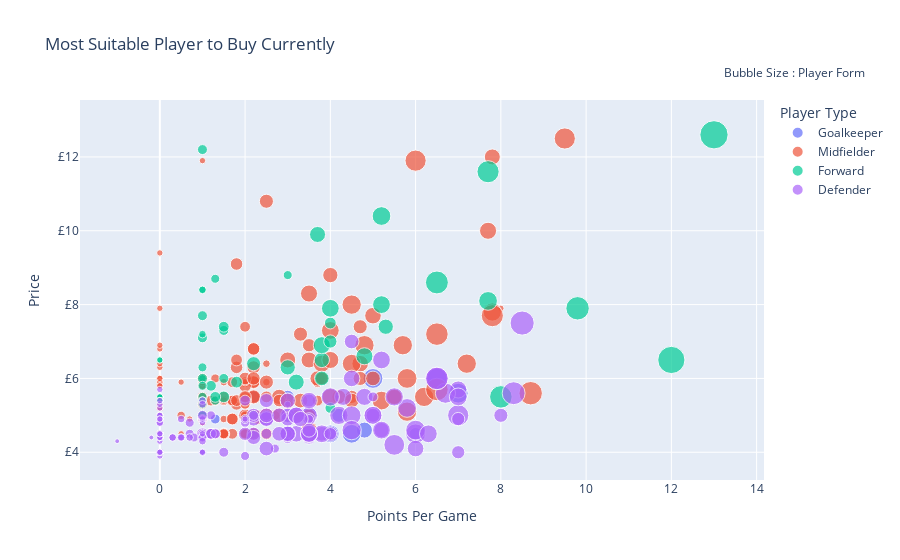

The code cell stored with this chart in its notebook:
### Markdown cell above
#### Most Suitable Player to Buy Currently
[Move to top](#Fantasy-Premier-League---Player-Selector)

### Code cell
cf.go_offline()

df = players_details[['form','points_per_game','now_cost','team_name','singular_name','first_name','web_name']]
df["now_cost"] = df["now_cost"]/10
df.points_per_game = pd.to_numeric(df.points_per_game)
df.rename(columns = {'singular_name' : "Player Type"}, inplace = True)
df["name"] = df["first_name"] + ' ' + df["web_name"]
fig = px.scatter(df, x='points_per_game', 
                 y='now_cost',  
                 size = (players_details["form"].astype(float).values + abs(players_details["form"].astype(float).values.min()))*1.5, 
                 hover_name = "name",
                 hover_data= ["team_name"],
                 color ="Player Type",
                 title = "Most Suitable Player to Buy Currently"
                )
fig['layout']['yaxis'].update({'title': 'Price', 'tickprefix': '£'})
fig['layout']['xaxis'].update({'title': 'Points Per Game'})
fig.update_layout(
    showlegend=True,
    annotations=[
        dict(
            x=1.15,
            y=1.10,
            xref="paper",
            yref="paper",
            showarrow=False,
            text="Bubble Size : Player Form"
        )
    ]
)

fig.show()

### Figure 1 — Plotly figure (JSON) as saved in the notebook; plotly's stock layout.template omitted (floating-point values rounded to 4 significant figures; data arrays with more than 128 entries replaced by an {"elided": "..."} marker saying what was removed)
{"data": [{"customdata": [["Arsenal"], ["Arsenal"], ["Arsenal"], ["Arsenal"], ["Arsenal"], ["Aston Villa"], ["Aston Villa"], ["Aston Villa"], ["Brentford"], ["Brentford"], ["Brentford"], ["Brentford"], ["Brighton"], ["Brighton"], ["Brighton"], ["Brighton"], ["Burnley"], ["Burnley"], ["Burnley"], ["Burnley"], ["Chelsea"], ["Chelsea"], ["Crystal Palace"], ["Crystal Palace"], ["Crystal Palace"], ["Everton"], ["Everton"], ["Everton"], ["Everton"], ["Leicester"], ["Leicester"], ["Leicester"], ["Leeds"], ["Leeds"], ["Leeds"], ["Liverpool"], ["Liverpool"], ["Liverpool"], ["Man City"], ["Man City"], ["Man City"], ["Man Utd"], ["Man Utd"], ["Man Utd"], ["Newcastle"], ["Newcastle"], ["Newcastle"], ["Newcastle"], ["Norwich"], ["Norwich"], ["Norwich"], ["Southampton"], ["Southampton"], ["Spurs"], ["Spurs"], ["Spurs"], ["Watford"], ["Watford"], ["Watford"], ["West Ham"], ["West Ham"], ["West Ham"], ["Wolves"], ["Wolves"], ["Wolves"], ["Wolves"]], "hovertemplate": "<b>%{hovertext}</b><br><br>Player Type=Goalkeeper<br>points_per_game=%{x}<br>now_cost=%{y}<br>size=%{marker.size}<br>team_name=%{customdata[0]}<extra></extra>", "hovertext": ["Bernd Leno", "Rúnar Alex Rúnarsson", "Karl Hein", "Aaron Ramsdale", "Arthur Okonkwo", "Jed Steer", "Emiliano Martínez", "Viljami Sinisalo", "David Raya", "Ellery Balcombe", "Patrik Gunnarsson", "Álvaro Fernández", "Jason Steele", "Mathew Ryan", "Robert Sánchez", "Kjell Scherpen", "Nick Pope", "Will Norris", "Bailey Peacock-Farrell", "Wayne Hennessey", "Kepa Arrizabalaga", "Edouard Mendy", "Vicente Guaita", "Jack Butland", "Remi Matthews", "Jordan Pickford", "João Virgínia", "Asmir Begović", "Andy Lonergan", "Kasper Schmeichel", "Danny Ward", "Eldin Jakupovic", "Francisco Casilla", "Illan Meslier", "Kristoffer Klaesson", "Adrián Adrián", "Alisson Alisson", "Caoimhin Kelleher", "Ederson Ederson", "Zack Steffen", "Scott Carson", "David de Gea", "Dean Henderson", "Tom Heaton", "Karl Darlow", "Martin Dubravka", "Freddie Woodman", "Mark Gillespie", "Michael McGovern", "Tim Krul", "Angus Gunn", "Fraser Forster", "Alex McCarthy", "Joe Hart", "Hugo Lloris", "Pierluigi Gollini", "Ben Foster", "Daniel Bachmann", "Robert Elliot", "Darren Randolph", "Lukasz Fabianski", "Alphonse Areola", "Rui Pedro Patrício", "Andreas Söndergaard", "John Ruddy", "José Sá"], "legendgroup": "Goalkeeper", "marker": {"color": "#636efa", "size": [2.55, 1.05, 1.05, 4.05, 1.05, 1.5, 4.5, 1.05, 6.6, 1.05, 1.05, 1.05, 1.05, 1.05, 8.1, 1.05, 4.5, 1.05, 1.05, 1.05, 1.05, 11.1, 9.0, 1.05, 1.05, 6.0, 1.05, 1.05, 1.05, 5.1, 1.05, 1.05, 1.05, 4.5, 1.05, 1.05, 10.5, 1.05, 10.05, 1.05, 1.05, 7.05, 1.05, 1.05, 1.05, 1.05, 2.55, 1.05, 1.05, 2.1, 1.05, 1.05, 6.0, 1.05, 10.05, 1.05, 1.05, 4.5, 1.05, 1.05, 5.55, 1.05, 1.05, 1.05, 1.05, 6.6], "sizemode": "area", "sizeref": 0.05137, "symbol": "circle"}, "mode": "markers", "name": "Goalkeeper", "orientation": "v", "showlegend": true, "type": "scatter", "x": [1.3, 0.0, 0.0, 6.0, 0.0, 1.0, 3.0, 0.0, 4.8, 0.0, 0.0, 0.0, 0.0, 0.0, 4.0, 0.0, 2.2, 0.0, 0.0, 0.0, 0.0, 6.5, 4.5, 0.0, 0.0, 3.0, 0.0, 0.0, 0.0, 4.2, 0.0, 0.0, 0.0, 2.0, 0.0, 0.0, 6.5, 0.0, 5.0, 0.0, 0.0, 3.5, 0.0, 0.0, 0.0, 0.0, 2.2, 0.0, 0.0, 1.0, 0.0, 0.0, 3.0, 0.0, 7.0, 0.0, 0.0, 2.0, 0.0, 0.0, 2.5, 0.0, 0.0, 0.0, 0.0, 3.5], "xaxis": "x", "y": [4.9, 4.0, 4.0, 4.5, 4.0, 4.0, 5.5, 4.0, 4.6, 4.0, 4.0, 4.5, 4.0, 4.5, 4.5, 4.5, 5.5, 4.5, 4.5, 4.5, 4.9, 6.0, 4.5, 4.5, 4.0, 5.0, 4.0, 4.0, 4.0, 5.0, 4.0, 4.0, 4.5, 5.0, 4.5, 4.5, 6.0, 4.5, 6.0, 4.5, 4.0, 5.0, 4.9, 4.0, 4.5, 4.5, 4.5, 4.0, 4.0, 4.5, 4.0, 4.5, 4.5, 4.5, 5.6, 4.4, 4.0, 4.5, 4.0, 4.5, 5.0, 4.9, 5.0, 4.0, 4.5, 5.0], "yaxis": "y"}, {"customdata": {"elided": "246x1 str values"}, "hovertemplate": "<b>%{hovertext}</b><br><br>Player Type=Midfielder<br>points_per_game=%{x}<br>now_cost=%{y}<br>size=%{marker.size}<br>team_name=%{customdata[0]}<extra></extra>", "hovertext": {"elided": "246 str values"}, "legendgroup": "Midfielder", "marker": {"color": "#EF553B", "size": {"elided": "246 float values"}, "sizemode": "area", "sizeref": 0.05137, "symbol": "circle"}, "mode": "markers", "name": "Midfielder", "orientation": "v", "showlegend": true, "type": "scatter", "x": {"elided": "246 float values"}, "xaxis": "x", "y": {"elided": "246 float values"}, "yaxis": "y"}, {"customdata": [["Arsenal"], ["Arsenal"], ["Arsenal"], ["Arsenal"], ["Aston Villa"], ["Aston Villa"], ["Aston Villa"], ["Aston Villa"], ["Aston Villa"], ["Aston Villa"], ["Brentford"], ["Brentford"], ["Brentford"], ["Brighton"], ["Brighton"], ["Brighton"], ["Brighton"], ["Brighton"], ["Brighton"], ["Burnley"], ["Burnley"], ["Burnley"], ["Burnley"], ["Burnley"], ["Chelsea"], ["Chelsea"], ["Chelsea"], ["Chelsea"], ["Chelsea"], ["Crystal Palace"], ["Crystal Palace"], ["Crystal Palace"], ["Crystal Palace"], ["Crystal Palace"], ["Everton"], ["Everton"], ["Everton"], ["Everton"], ["Everton"], ["Leicester"], ["Leicester"], ["Leicester"], ["Leeds"], ["Leeds"], ["Leeds"], ["Leeds"], ["Liverpool"], ["Liverpool"], ["Man City"], ["Man Utd"], ["Man Utd"], ["Man Utd"], ["Newcastle"], ["Newcastle"], ["Newcastle"], ["Newcastle"], ["Norwich"], ["Norwich"], ["Norwich"], ["Norwich"], ["Southampton"], ["Southampton"], ["Southampton"], ["Southampton"], ["Southampton"], ["Southampton"], ["Spurs"], ["Spurs"], ["Watford"], ["Watford"], ["Watford"], ["Watford"], ["Watford"], ["Watford"], ["Watford"], ["Watford"], ["Watford"], ["Watford"], ["West Ham"], ["Wolves"], ["Wolves"], ["Wolves"], ["Wolves"]], "hovertemplate": "<b>%{hovertext}</b><br><br>Player Type=Forward<br>points_per_game=%{x}<br>now_cost=%{y}<br>size=%{marker.size}<br>team_name=%{customdata[0]}<extra></extra>", "hovertext": ["Pierre-Emerick Aubameyang", "Alexandre Lacazette", "Edward Nketiah", "Folarin Balogun", "Ollie Watkins", "Wesley Wesley", "Mbwana Ally Samatta", "Keinan Davis", "Danny Ings", "Cameron Archer", "Ivan Toney", "Marcus Forss", "Halil Dervişoğlu", "Neal Maupay", "Aaron Connolly", "Danny Welbeck", "Florin Andone", "Andi Zeqiri", "Jürgen Locadia", "Jay Rodriguez", "Ashley Barnes", "Chris Wood", "Matej Vydra", "Lewis Richardson", "Olivier Giroud", "Michy Batshuayi", "Timo Werner", "Tammy Abraham", "Romelu Lukaku", "Christian Benteke", "Jordan Ayew", "Jean-Philippe Mateta", "Robert Street", "Odsonne Edouard", "Dominic Calvert-Lewin", "Richarlison Richarlison", "Nathan Broadhead", "Moise Kean", "Salomón Rondón", "Jamie Vardy", "Kelechi Iheanacho", "Patson Daka", "Rodrigo Rodrigo", "Patrick Bamford", "Sam Greenwood", "Joe Gelhardt", "Roberto Firmino", "Divock Origi", "Gabriel Fernando Jesus", "Edinson Cavani", "Anthony Martial", "Cristiano Ronaldo Ronaldo", "Callum Wilson", "Dwight Gayle", "Allan Saint-Maximin", "Joelinton Cássio Joelinton", "Teemu Pukki", "Jordan Hugill", "Adam Idah", "Joshua Sargent", "Daniel Nlundulu", "Che Adams", "Michael Obafemi", "Armando Broja", "Shane Long", "Adam A.Armstrong", "Harry Kane", "Dane Scarlett", "Troy Deeney", "Andre Gray", "Stipe Perica", "Isaac Success", "Ashley Fletcher", "João Pedro João Pedro", "Emmanuel Dennis", "Joshua King", "Adedapo Mebude", "Juan Camilo Cucho", "Michail Antonio", "Raúl Jiménez", "Fabio Fabio Silva", "Patrick Cutrone", "Hee-Chan Hwang"], "legendgroup": "Forward", "marker": {"color": "#00cc96", "size": [6.6, 1.5, 1.05, 1.5, 2.55, 1.5, 1.05, 1.05, 8.1, 1.05, 6.0, 1.05, 1.05, 6.0, 1.5, 2.55, 1.05, 1.05, 1.05, 2.1, 3.6, 7.5, 2.1, 1.05, 1.05, 1.05, 2.1, 1.05, 12.6, 5.1, 3.6, 1.05, 1.05, 19.05, 9.0, 3.6, 1.05, 1.5, 2.55, 9.0, 2.55, 1.5, 2.1, 8.1, 1.05, 1.05, 2.1, 1.05, 13.5, 1.5, 2.55, 20.55, 6.0, 1.05, 7.5, 3.0, 6.6, 1.05, 2.1, 2.1, 1.05, 4.5, 1.05, 2.1, 1.05, 5.55, 2.55, 1.05, 1.5, 1.05, 1.05, 1.05, 1.05, 1.05, 3.0, 3.0, 1.05, 2.55, 14.1, 3.0, 2.1, 1.05, 13.05], "sizemode": "area", "sizeref": 0.05137, "symbol": "circle"}, "mode": "markers", "name": "Forward", "orientation": "v", "showlegend": true, "type": "scatter", "x": [3.7, 1.0, 0.0, 1.0, 1.5, 1.0, 0.0, 0.0, 5.2, 0.0, 3.0, 1.0, 0.0, 3.8, 1.0, 1.5, 0.0, 0.0, 0.0, 1.3, 1.5, 3.8, 1.0, 0.0, 0.0, 0.0, 1.3, 0.0, 7.7, 2.2, 1.8, 1.0, 0.0, 12.0, 7.7, 4.0, 0.0, 1.0, 1.0, 5.2, 1.0, 1.0, 1.0, 4.0, 0.0, 0.0, 3.0, 0.0, 6.5, 1.0, 1.0, 13.0, 5.3, 0.0, 4.8, 1.2, 3.2, 0.0, 1.0, 1.0, 0.0, 4.0, 0.0, 1.0, 0.0, 3.8, 1.0, 0.0, 1.0, 0.0, 0.0, 0.0, 0.0, 0.0, 4.0, 1.3, 0.0, 2.2, 9.8, 1.5, 1.0, 0.0, 8.0], "xaxis": "x", "y": [9.9, 8.4, 5.4, 4.9, 7.3, 5.4, 5.5, 4.5, 8.0, 4.5, 6.3, 5.4, 5.4, 6.5, 5.4, 6.0, 5.0, 4.5, 4.5, 5.4, 5.5, 6.9, 5.3, 4.5, 6.5, 5.5, 8.7, 6.5, 11.6, 6.4, 5.9, 5.4, 4.5, 6.5, 8.1, 7.5, 4.5, 6.0, 6.0, 10.4, 7.1, 7.2, 6.3, 7.9, 4.5, 4.5, 8.8, 4.9, 8.6, 8.4, 7.7, 12.6, 7.4, 5.4, 6.6, 5.8, 5.9, 5.4, 5.0, 5.5, 4.5, 7.0, 4.5, 5.0, 5.5, 6.0, 12.2, 4.5, 5.4, 5.4, 4.5, 5.0, 4.9, 5.4, 5.2, 5.5, 4.5, 5.0, 7.9, 7.4, 5.8, 5.0, 5.5], "yaxis": "y"}, {"customdata": {"elided": "204x1 str values"}, "hovertemplate": "<b>%{hovertext}</b><br><br>Player Type=Defender<br>points_per_game=%{x}<br>now_cost=%{y}<br>size=%{marker.size}<br>team_name=%{customdata[0]}<extra></extra>", "hovertext": {"elided": "204 str values"}, "legendgroup": "Defender", "marker": {"color": "#ab63fa", "size": {"elided": "204 float values"}, "sizemode": "area", "sizeref": 0.05137, "symbol": "circle"}, "mode": "markers", "name": "Defender", "orientation": "v", "showlegend": true, "type": "scatter", "x": {"elided": "204 float values"}, "xaxis": "x", "y": {"elided": "204 float values"}, "yaxis": "y"}], "layout": {"annotations": [{"showarrow": false, "text": "Bubble Size : Player Form", "x": 1.15, "xref": "paper", "y": 1.1, "yref": "paper"}], "legend": {"itemsizing": "constant", "title": {"text": "Player Type"}, "tracegroupgap": 0}, "showlegend": true, "title": {"text": "Most Suitable Player to Buy Currently"}, "xaxis": {"anchor": "y", "domain": [0.0, 1.0], "title": {"text": "Points Per Game"}}, "yaxis": {"anchor": "x", "domain": [0.0, 1.0], "tickprefix": "£", "title": {"text": "Price"}}}}
